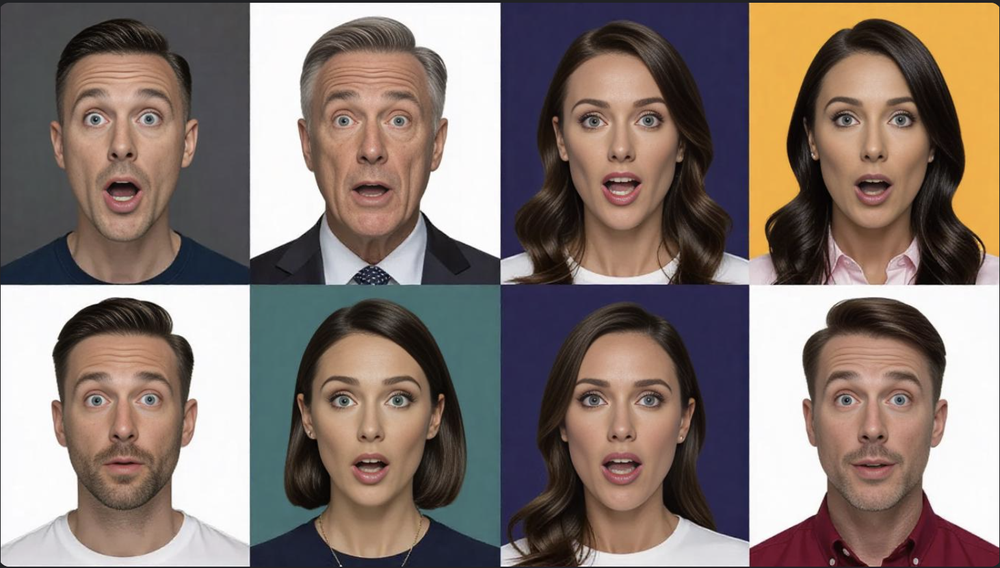
#> input picture images/emotions/surprise.png, 1000 x 568 px, shrunk from 1462 x 830 before the run
$ python '22 transform 01 affine.py'
#> lines starting #> are read from the running program, lines starting #| are printed output that depends on the picture
#!/usr/bin/env python3.12
# -*- Coding: UTF-8 -*-
# @Time     :   2025/4/23 17:57
# @Author   :   Shawn
# @Version  :   Version 0.1.0
# @File     :   22 transform 01 affine.py
# @Desc     :

from cv2 import (namedWindow, WINDOW_NORMAL,
                 imread, imshow,
                 waitKey, destroyAllWindows,
                 getAffineTransform, warpAffine)
from numpy import float32


def main() -> None:
    """ Main Function """
    WINDOW_MAIN: str = "Main"
    namedWindow(WINDOW_MAIN, WINDOW_NORMAL)

    WINDOW_TRANSFORM: str = "Transform"

    IMAGE: str = "images/emotions/surprise.png"
    image = imread(IMAGE, 1)
#> image is the input picture: shape (568, 1000, 3); mean B, G, R 111.7, 118.6, 133.3

    if image is not None:
        print(f"The type of image is {type(image)}")
#| The type of image is <class 'numpy.ndarray'>
        print(f"The shape of image is {image.shape}")
#| The shape of image is (568, 1000, 3)
        print(f"The dtype of image is {image.dtype}")
#| The dtype of image is uint8
        print(f"The pixel size of image is {image.size}")
#| The pixel size of image is 1704000
        imshow(WINDOW_MAIN, image)

        # Transform the image with the method of relative size
        height, width, _ = image.shape
#> height = 568; width = 1000
        src_points = float32([(0, 0), (width - 1, 0), (0, height - 1)])
#> src_points = [[0, 0], [999, 0], [0, 567]]
        dst_points = float32([(0, 0), (width - 1, 0), (int(width / 2), height - 1)])
#> dst_points = [[0, 0], [999, 0], [500, 567]]
        M = getAffineTransform(src_points, dst_points)
#> M = [[1, 0.882, 0], [0, 1, 0]]
        transform = warpAffine(image, M, (width, height))
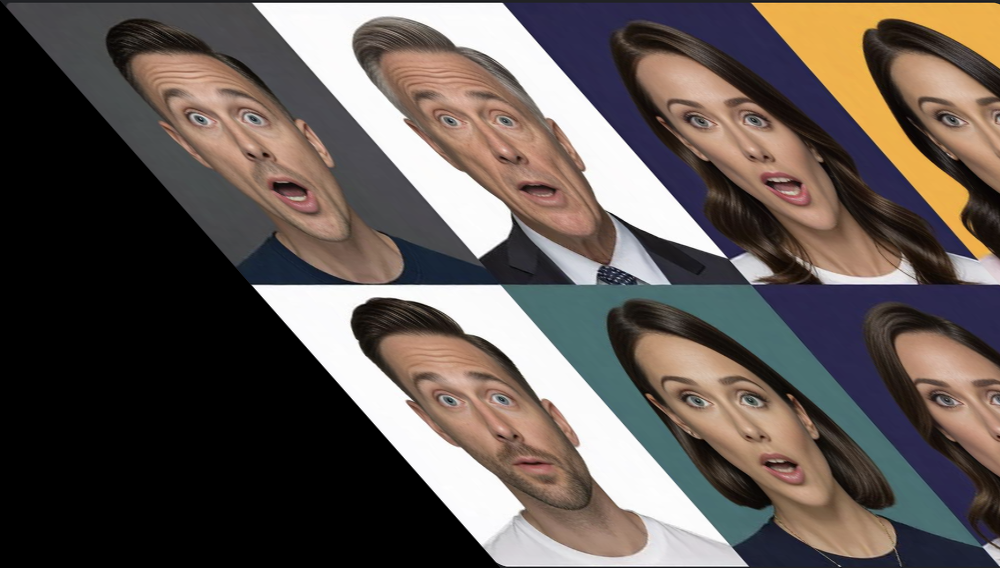
#> transform: shape (568, 1000, 3); mean B, G, R 82.2, 86.9, 96
        imshow(WINDOW_TRANSFORM, transform)
        print("The image has been transformed")
    else:
        print(f"Failed to load image from {IMAGE}. Please check the path.")

    while True:
        if (key := waitKey(100) & 0xFF) == 27:
#> (key Esc is pressed here)
            print("ESC key pressed.")
            break
        elif key != 255:
            print(f"Key {key} pressed.")

    destroyAllWindows()
    print("Done.")


if __name__ == "__main__":
    main()

$ run again, with images/emotions/0-s-20250418131725.png copied over images/emotions/surprise.png
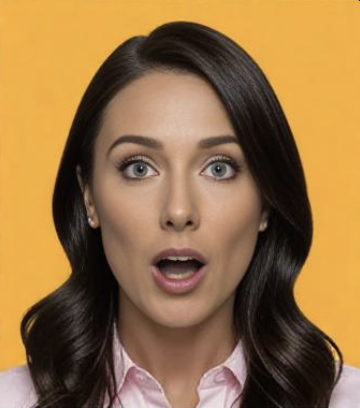
#> input picture images/emotions/0-s-20250418131725.png, 360 x 408 px
#> in main, image is the input picture: shape (408, 360, 3); mean B, G, R 70.1, 113.7, 149.5
#| The type of image is <class 'numpy.ndarray'>
#| The shape of image is (408, 360, 3)
#| The dtype of image is uint8
#| The pixel size of image is 440640
#> in main, `transform = warpAffine(image, M, (width, height))`:
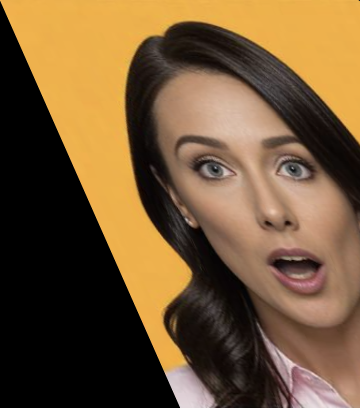
#> transform: shape (408, 360, 3); mean B, G, R 54.8, 87.2, 114.5

$ run again, with images/emotions/1-s-20250418131640.png copied over images/emotions/surprise.png
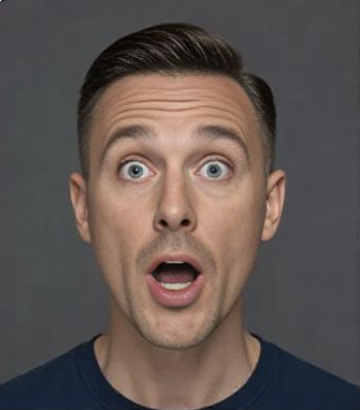
#> input picture images/emotions/1-s-20250418131640.png, 360 x 410 px
#> in main, image is the input picture: shape (410, 360, 3); mean B, G, R 81.2, 85.1, 96.3
#| The type of image is <class 'numpy.ndarray'>
#| The shape of image is (410, 360, 3)
#| The dtype of image is uint8
#| The pixel size of image is 442800
#> in main, `transform = warpAffine(image, M, (width, height))`:
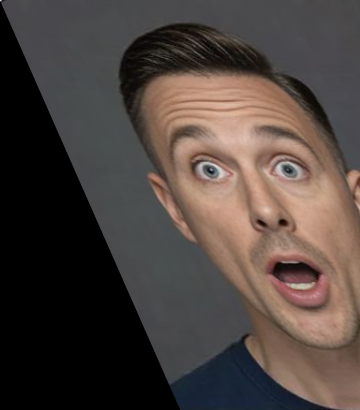
#> transform: shape (410, 360, 3); mean B, G, R 62.1, 66.7, 77.2
